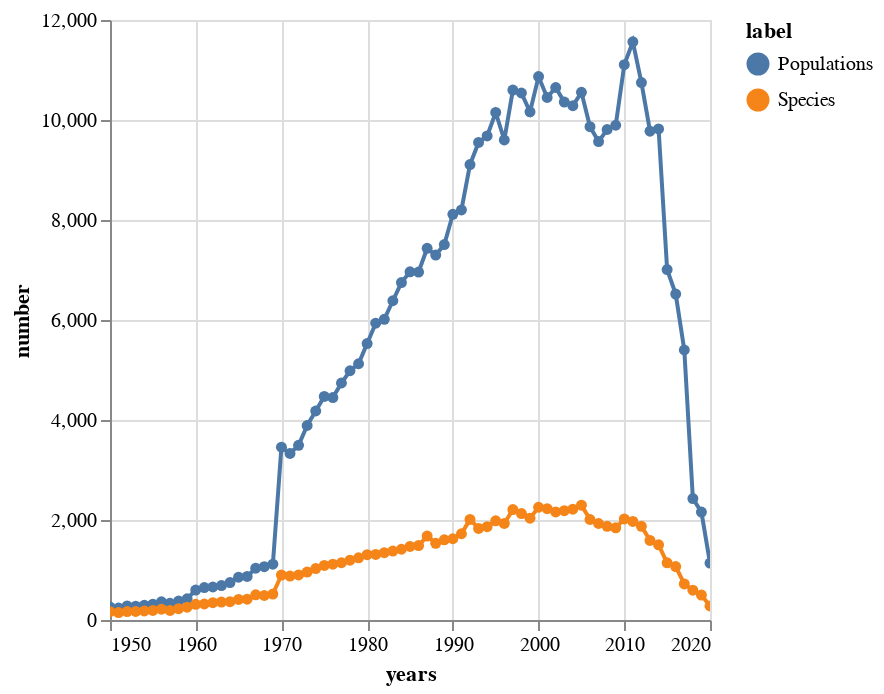

Write notebook code for a chart like this one.
### Code cell
alt.Chart(df).mark_line(point=True).encode(
    alt.X('years:T'),
    y=alt.Y('data:Q', title='number'),
    color = 'label:N',
    tooltip = ['years:T', 'data:Q']
).interactive()

### Figure 1 — Vega specification as saved in the notebook (floating-point values rounded to 4 significant figures; data arrays with more than 128 entries replaced by an {"elided": "..."} marker saying what was removed)
{"$schema": "https://vega.github.io/schema/vega/v5.json", "data": [{"name": "param_2_store"}, {"name": "source_0", "values": {"elided": "142 records"}, "transform": [{"type": "formula", "expr": "toDate(datum['years'])", "as": "years"}]}, {"name": "data_0", "values": {"elided": "142 records"}, "transform": [{"type": "formula", "expr": "toDate(datum['years'])", "as": "years"}]}, {"name": "source_0_color_domain_label_0", "values": [{"label": "Populations"}, {"label": "Species"}]}, {"name": "data_0_color_domain_label_1", "values": [{"label": "Populations"}, {"label": "Species"}]}], "signals": [{"name": "unit", "value": {}, "on": [{"events": "pointermove", "update": "isTuple(group()) ? group() : unit"}]}, {"name": "param_2", "update": "vlSelectionResolve(\"param_2_store\", \"union\")"}, {"name": "param_2_years", "on": [{"events": [{"source": "view", "type": "dblclick"}], "update": "null"}, {"events": {"signal": "param_2_translate_delta"}, "update": "panLinear(param_2_translate_anchor.extent_x, -param_2_translate_delta.x / width)"}, {"events": {"signal": "param_2_zoom_delta"}, "update": "zoomLinear(domain(\"x\"), param_2_zoom_anchor.x, param_2_zoom_delta)"}]}, {"name": "param_2_data", "on": [{"events": [{"source": "view", "type": "dblclick"}], "update": "null"}, {"events": {"signal": "param_2_translate_delta"}, "update": "panLinear(param_2_translate_anchor.extent_y, param_2_translate_delta.y / height)"}, {"events": {"signal": "param_2_zoom_delta"}, "update": "zoomLinear(domain(\"y\"), param_2_zoom_anchor.y, param_2_zoom_delta)"}]}, {"name": "param_2_tuple", "on": [{"events": [{"signal": "param_2_years || param_2_data"}], "update": "param_2_years && param_2_data ? {unit: \"layer_0\", fields: param_2_tuple_fields, values: [param_2_years,param_2_data]} : null"}]}, {"name": "param_2_tuple_fields", "value": [{"field": "years", "channel": "x", "type": "R"}, {"field": "data", "channel": "y", "type": "R"}]}, {"name": "param_2_translate_anchor", "value": {}, "on": [{"events": [{"source": "scope", "type": "pointerdown"}], "update": "{x: x(unit), y: y(unit), extent_x: domain(\"x\"), extent_y: domain(\"y\")}"}]}, {"name": "param_2_translate_delta", "value": {}, "on": [{"events": [{"source": "window", "between": [{"source": "scope", "type": "pointerdown"}, {"source": "window", "type": "pointerup"}], "type": "pointermove", "consume": true}], "update": "{x: param_2_translate_anchor.x - x(unit), y: param_2_translate_anchor.y - y(unit)}"}]}, {"name": "param_2_zoom_anchor", "on": [{"events": [{"source": "scope", "consume": true, "type": "wheel"}], "update": "{x: invert(\"x\", x(unit)), y: invert(\"y\", y(unit))}"}]}, {"name": "param_2_zoom_delta", "on": [{"events": [{"source": "scope", "consume": true, "type": "wheel"}], "update": "pow(1.001, event.deltaY * pow(16, event.deltaMode))", "force": true}]}, {"name": "param_2_modify", "on": [{"events": {"signal": "param_2_tuple"}, "update": "modify(\"param_2_store\", param_2_tuple, true)"}]}], "marks": [{"type": "group", "name": "layer_0_pathgroup", "from": {"facet": {"data": "source_0", "name": "faceted_path_layer_0_main", "groupby": ["label"]}}, "encode": {"update": {"height": {"field": {"signal": null, "datum": null, "group": "height", "parent": null}}, "width": {"field": {"signal": null, "datum": null, "group": "width", "parent": null}}}}, "marks": [{"type": "line", "name": "layer_0_marks", "from": {"data": "faceted_path_layer_0_main"}, "sort": {"field": "datum[\"years\"]"}, "encode": {"update": {"x": {"field": "years", "scale": "x"}, "y": {"field": "data", "scale": "y"}, "stroke": {"field": "label", "scale": "color"}, "defined": {"signal": "isValid(datum[\"years\"]) && isFinite(+datum[\"years\"]) && isValid(datum[\"data\"]) && isFinite(+datum[\"data\"])"}, "tooltip": {"signal": "{\"years\": timeFormat(datum[\"years\"], '%b %d, %Y'), \"data\": format(datum[\"data\"], \"\")}"}}}, "clip": true, "style": ["line"], "interactive": true}]}, {"type": "symbol", "name": "layer_1_marks", "from": {"data": "data_0"}, "encode": {"update": {"x": {"field": "years", "scale": "x"}, "y": {"field": "data", "scale": "y"}, "fill": {"field": "label", "scale": "color"}, "tooltip": {"signal": "{\"years\": timeFormat(datum[\"years\"], '%b %d, %Y'), \"data\": format(datum[\"data\"], \"\")}"}, "opacity": {"value": 1}}}, "style": ["point"], "clip": true, "interactive": true}], "scales": [{"name": "x", "type": "time", "domain": {"fields": [{"data": "source_0", "field": "years"}, {"data": "data_0", "field": "years"}]}, "range": [0, {"signal": "width"}], "domainRaw": {"signal": "param_2[\"years\"]"}}, {"name": "y", "type": "linear", "domain": {"fields": [{"data": "source_0", "field": "data"}, {"data": "data_0", "field": "data"}]}, "range": [{"signal": "height"}, 0], "zero": true, "domainRaw": {"signal": "param_2[\"data\"]"}, "nice": true}, {"name": "color", "type": "ordinal", "domain": {"fields": [{"data": "source_0_color_domain_label_0", "field": "label"}, {"data": "data_0_color_domain_label_1", "field": "label"}], "sort": true}, "range": "category"}], "axes": [{"scale": "x", "maxExtent": 0, "ticks": false, "tickCount": {"signal": "ceil(width/40)"}, "labels": false, "domain": false, "aria": false, "minExtent": 0, "zindex": 0, "gridScale": "y", "grid": true, "orient": "bottom"}, {"scale": "y", "domain": false, "ticks": false, "gridScale": "x", "tickCount": {"signal": "ceil(height/40)"}, "minExtent": 0, "orient": "left", "labels": false, "zindex": 0, "aria": false, "maxExtent": 0, "grid": true}, {"scale": "x", "zindex": 0, "tickCount": {"signal": "ceil(width/40)"}, "grid": false, "labelFlush": true, "labelOverlap": true, "title": "years", "orient": "bottom"}, {"scale": "y", "title": "number", "labelOverlap": true, "tickCount": {"signal": "ceil(height/40)"}, "zindex": 0, "grid": false, "orient": "left"}], "legends": [{"stroke": "color", "symbolType": "circle", "title": "label", "fill": "color", "encode": {"symbols": {"update": {"opacity": {"value": 1}}}}}], "padding": 5, "style": "cell", "background": "white", "height": 300, "width": 300}
